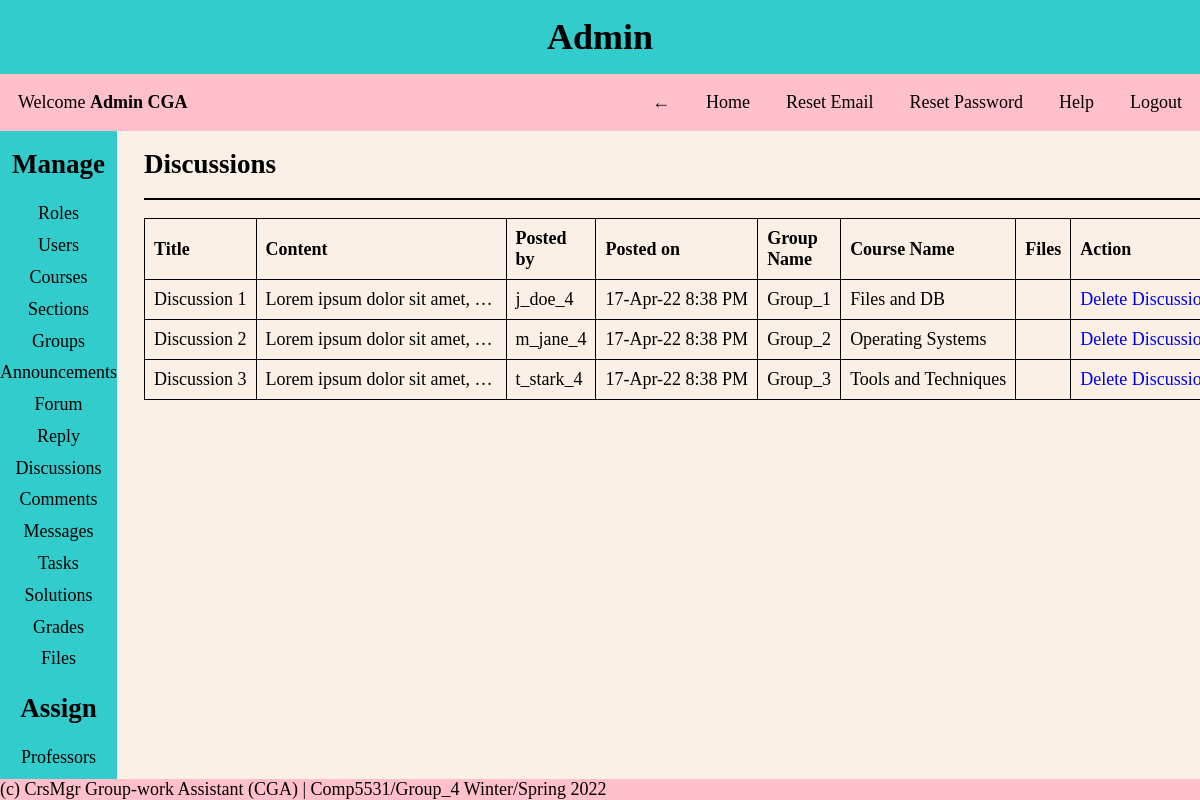
Before: /pages/admin.php?page=discussions (signed in) with the older database file.
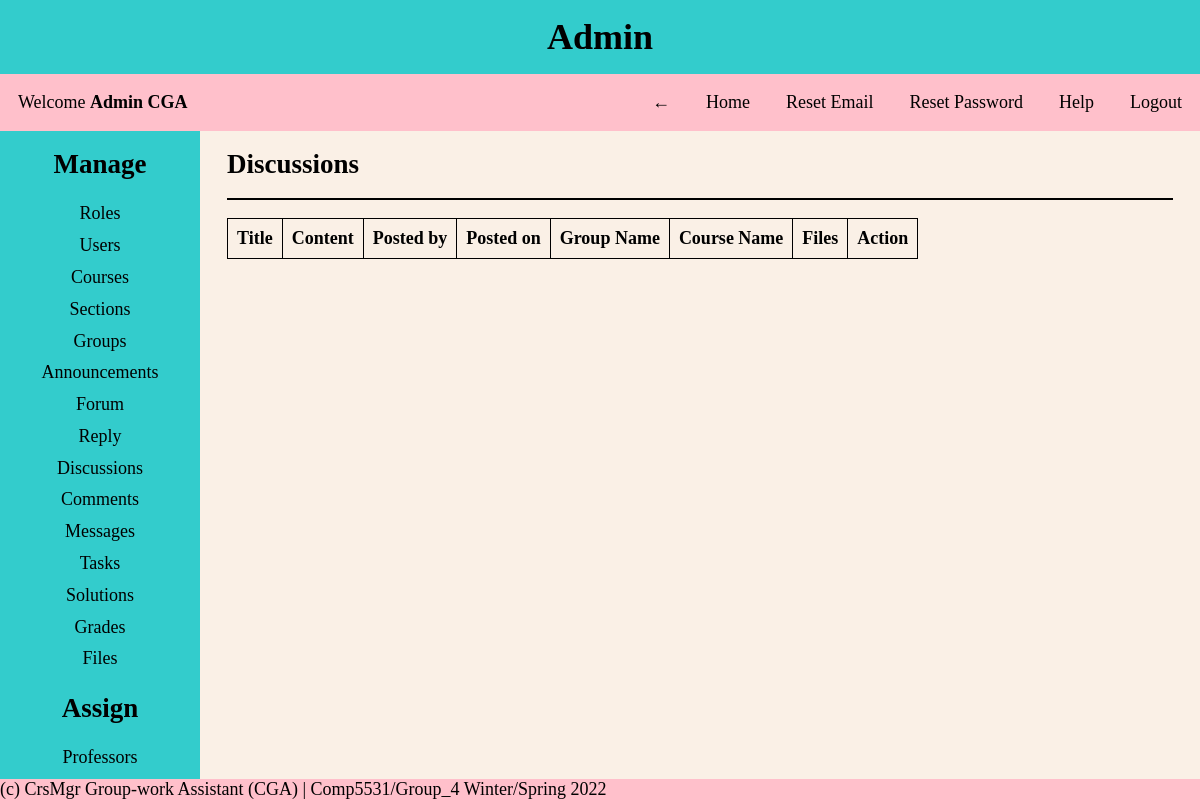
After: the same page with the newer database file.
### tables this page shows
CREATE TABLE Discussion
(
  discussion_id INT NOT NULL AUTO_INCREMENT PRIMARY KEY,
  discussion_title VARCHAR(30) NOT NULL,
  discussion_content VARCHAR(1024) NOT NULL,
  posted_by_uid INT NOT NULL,
  posted_on DATETIME DEFAULT CURRENT_TIMESTAMP,
  group_id INT,
  task_id INT,
  file_id INT,
  FOREIGN KEY (group_id) REFERENCES Student_Groups(group_id) ON DELETE CASCADE ON UPDATE CASCADE,
  FOREIGN KEY (task_id) REFERENCES Task(task_id) ON DELETE CASCADE ON UPDATE CASCADE,
  FOREIGN KEY (file_id) REFERENCES Files(file_id) ON DELETE CASCADE ON UPDATE CASCADE
);

CREATE TABLE Users
(
  user_id INT NOT NULL AUTO_INCREMENT PRIMARY KEY,
  first_name VARCHAR(30) NOT NULL,
  last_name VARCHAR(30) NOT NULL,
  dob DATE NOT NULL,
  email VARCHAR(30) NOT NULL UNIQUE,
  username VARCHAR(30) NOT NULL UNIQUE,
  password VARCHAR(30) NOT NULL,
  created_on DATETIME DEFAULT CURRENT_TIMESTAMP,
  first_login TINYINT NOT NULL,
  role_id INT NOT NULL,
  FOREIGN KEY (role_id) REFERENCES Roles(role_id)
);

CREATE TABLE Student_Groups
(
  group_id INT NOT NULL AUTO_INCREMENT PRIMARY KEY,
  group_name VARCHAR(30) NOT NULL,
  group_leader_sid INT NOT NULL
);

CREATE TABLE Course
(
  course_id INT NOT NULL AUTO_INCREMENT PRIMARY KEY,
  course_name VARCHAR(30) NOT NULL UNIQUE,
  course_number INT NOT NULL UNIQUE
);

### helper/functions.php (called while the page is built, shortened)
<?php
function date_convert($date)
{
    $date = strtotime($date);
    return date('d-M-y g:i A', $date);
}

### CRUD/discussions.php (the view, shortened to what this page needs)
<div class="content-body">
    <?php
    $query = "SELECT d.*, fl.*, u.username, g.group_name, c.course_name FROM discussion as d
    JOIN users as u ON d.posted_by_uid = u.user_id
    JOIN student_groups as g ON g.group_id = d.group_id
    JOIN group_of_course as gc ON gc.group_id = g.group_id
    JOIN course as c ON c.course_id = gc.course_id
    LEFT JOIN files as fl ON fl.file_id = d.file_id
    ORDER BY discussion_id ASC";
    $discussions = mysqli_query($conn, $query);
    ?>
    <h2>Discussions</h2>
    <hr>
    <table>
        <thead>
            <tr>
                <th>Title</th>
                <th>Content</th>
                <th>Posted by</th>
                <th>Posted on</th>
                <th>Group Name</th>
                <th>Course Name</th>
                <th>Files</th>
                <th>Action</th>
            </tr>
        </thead>
        <tbody>
            <?php
            foreach ($discussions as $row) {
                $id = $row['discussion_id'];
                $title = $row['discussion_title'];
                $content = $row['discussion_content'];
                $posted_by = $row['username'];
                $posted_on = date_convert($row['posted_on']);
                $group_name = $row['group_name'];
                $course_name = $row['course_name'];
                $file_id = $row['file_id'];
                $file_name = $row['file_name'];
            ?>
                <tr>
                    <td><?= $title ?></td>
                    <td><?= $content ?></td>
                    <td><?= $posted_by ?></td>
                    <td><?= $posted_on ?></td>
                    <td><?= $group_name ?></td>
                    <td><?= $course_name ?></td>
                    <td><a href='?page=discussions&download_file=<?= $file_id ?>'><?= $file_name ?></a></td>
                    <td><a href="?page=discussions&delete_id=<?= $id ?>&delete_file=<?= $file_id ?>" onclick="return confirm('Are you sure you want to delete?')">Delete Discussion</a></td>
                </tr>
            <?php } ?>
        </tbody>
    </table>
</div>

Changed rows visible on the page:
removed discussion: discussion_title "Discussion 1", discussion_content "Lorem ipsum dolor sit amet,…", users.username "j_doe_4", posted_on "17-Apr-22 8:38 PM", group.group_name "Group_1", course.course_name "Files and DB"
removed discussion: discussion_title "Discussion 2", discussion_content "Lorem ipsum dolor sit amet,…", users.username "m_jane_4", posted_on "17-Apr-22 8:38 PM", group.group_name "Group_2", course.course_name "Operating Systems"
removed discussion: discussion_title "Discussion 3", discussion_content "Lorem ipsum dolor sit amet,…", users.username "t_stark_4", posted_on "17-Apr-22 8:38 PM", group.group_name "Group_3", course.course_name "Tools and Techniques"
